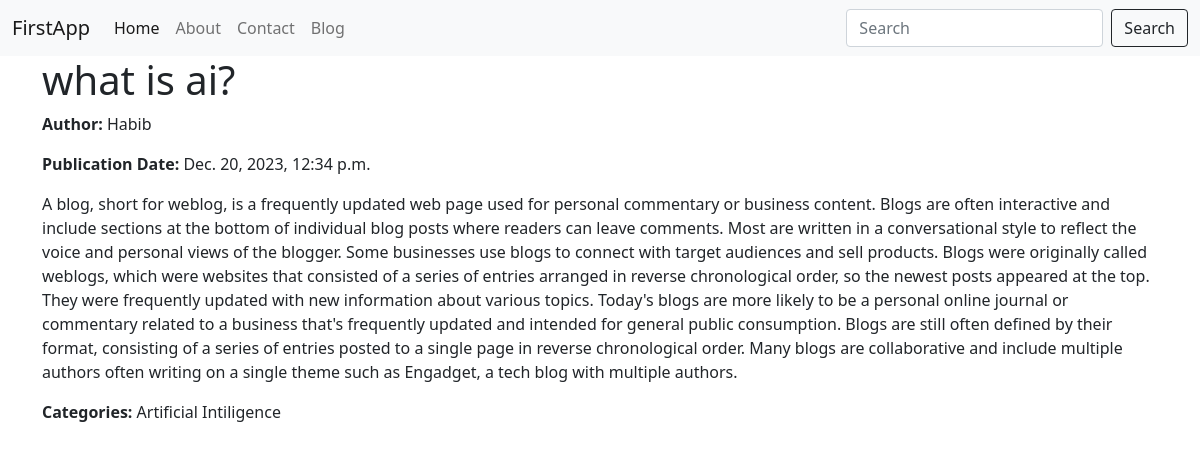
The page /blog/1 on the database its author committed.
### service/models.py (models this page shows, shortened)
class BlogPost(models.Model):
    title = models.CharField(max_length=200)
    content = HTMLField()
    publication_date = models.DateTimeField(auto_now_add=True)
    author = models.ForeignKey(Author, on_delete=models.CASCADE)
    categories = models.ManyToManyField(Category)

class Author(models.Model):
    user = models.OneToOneField(User, on_delete=models.CASCADE)
    bio = models.TextField()

class Category(models.Model):
    name = models.CharField(max_length=100)
    def __str__(self):
        return self.name

### firstApp/views.py (the view)
# urls.py: path('blog/<int:id>',views.blogDetails),
def blogDetails(request,id):
    blog_post = get_object_or_404(BlogPost, pk=id)
    return render(request,'blogDetails.html',{'blog_post': blog_post})

### templates/blogDetails.html (shortened to what this page needs)
{% extends 'base.html' %}
{% block body %}
<div class="container">
    <h1>{{ blog_post.title }}</h1>
    <p><strong>Author:</strong> {{ blog_post.author.user.username }}</p>
    <p><strong>Publication Date:</strong> {{ blog_post.publication_date }}</p>
    <p>{{ blog_post.content |safe }}</p>
    <p><strong>Categories:</strong> {{ blog_post.categories.all|join:", " }}</p>
</div>
{% endblock body %}

### rows shown on the page
BlogPost: title "what is ai?", author.user.username "Habib", publication_date "Dec. 20, 2023, 12:34 p.m.", content "A blog, short for weblog, is a frequently updated web page used for personal commentary or business content. Blogs are often interactive and include sections at the bottom of individual blog posts where readers can leave comments. Most are written in a conversational style to reflect the voice and personal views of the blogger. Some businesses use blogs to connect with target audiences and sell products. Blogs were originally called weblogs, which were websites that consisted of a series of entries arranged in reverse chronological order, so the newest posts appeared at the top. They were frequently updated with new information about various topics. Today's blogs are more likely to be a…", categories.all "Artificial Intiligence"
